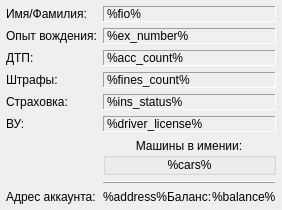
        <widget class="QFrame" name="ab_f">
         <property name="sizePolicy">
          <sizepolicy hsizetype="Expanding" vsizetype="Expanding">
           <horstretch>0</horstretch>
           <verstretch>0</verstretch>
          </sizepolicy>
         </property>
         <property name="frameShape">
          <enum>QFrame::NoFrame</enum>
         </property>
         <property name="frameShadow">
          <enum>QFrame::Raised</enum>
         </property>
         <layout class="QGridLayout" name="gridLayout">
          <property name="leftMargin">
           <number>6</number>
          </property>
          <property name="topMargin">
           <number>6</number>
          </property>
          <property name="rightMargin">
           <number>6</number>
          </property>
          <property name="bottomMargin">
           <number>6</number>
          </property>
          <item row="6" column="1">
           <widget class="QGroupBox" name="groupBox">
            <property name="sizePolicy">
             <sizepolicy hsizetype="Expanding" vsizetype="Expanding">
              <horstretch>0</horstretch>
              <verstretch>0</verstretch>
             </sizepolicy>
            </property>
            <property name="title">
             <string>Машины в имении:</string>
            </property>
            <property name="alignment">
             <set>Qt::AlignHCenter|Qt::AlignTop</set>
            </property>
            <property name="flat">
             <bool>true</bool>
            </property>
            <layout class="QVBoxLayout" name="verticalLayout">
             <property name="spacing">
              <number>0</number>
             </property>
             <property name="leftMargin">
              <number>0</number>
             </property>
             <property name="topMargin">
              <number>0</number>
             </property>
             <property name="rightMargin">
              <number>0</number>
             </property>
             <property name="bottomMargin">
              <number>0</number>
             </property>
             <item>
              <widget class="QLabel" name="cars">
               <property name="sizePolicy">
                <sizepolicy hsizetype="Expanding" vsizetype="Expanding">
                 <horstretch>0</horstretch>
                 <verstretch>0</verstretch>
                </sizepolicy>
               </property>
               <property name="text">
                <string>%cars%</string>
               </property>
               <property name="alignment">
                <set>Qt::AlignHCenter|Qt::AlignTop</set>
               </property>
              </widget>
             </item>
            </layout>
           </widget>
          </item>
          <item row="5" column="0">
           <widget class="QLabel" name="label_3">
            <property name="text">
             <string>ВУ:</string>
            </property>
           </widget>
          </item>
          <item row="8" column="0">
           <widget class="QLabel" name="label_10">
            <property name="text">
             <string>Адрес аккаунта:</string>
            </property>
           </widget>
          </item>
          <item row="2" column="0">
           <widget class="QLabel" name="label_5">
            <property name="text">
             <string>ДТП:</string>
            </property>
           </widget>
          </item>
          <item row="7" column="1">
           <widget class="Line" name="line">
            <property name="frameShadow">
             <enum>QFrame::Raised</enum>
            </property>
            <property name="orientation">
             <enum>Qt::Horizontal</enum>
            </property>
           </widget>
          </item>
          <item row="0" column="0">
           <widget class="QLabel" name="label_4">
            <property name="text">
             <string>Имя/Фамилия:</string>
            </property>
           </widget>
          </item>
          <item row="4" column="0">
           <widget class="QLabel" name="label_6">
            <property name="text">
             <string>Страховка:</string>
            </property>
           </widget>
          </item>
          <item row="3" column="1">
           <widget class="QLabel" name="fines_count">
            <property name="frameShape">
             <enum>QFrame::Panel</enum>
            </property>
            <property name="frameShadow">
             <enum>QFrame::Sunken</enum>
            </property>
            <property name="text">
             <string>%fines_count%</string>
            </property>
           </widget>
          </item>
          <item row="3" column="0">
           <widget class="QLabel" name="label_2">
            <property name="text">
             <string>Штрафы:</string>
            </property>
           </widget>
          </item>
          <item row="4" column="1">
           <widget class="QLabel" name="ins_status">
            <property name="sizePolicy">
             <sizepolicy hsizetype="Expanding" vsizetype="Fixed">
              <horstretch>0</horstretch>
              <verstretch>0</verstretch>
             </sizepolicy>
            </property>
            <property name="frameShape">
             <enum>QFrame::Panel</enum>
            </property>
            <property name="frameShadow">
             <enum>QFrame::Sunken</enum>
            </property>
            <property name="text">
             <string>%ins_status%</string>
            </property>
           </widget>
          </item>
          <item row="1" column="1">
           <widget class="QLabel" name="ex_number">
            <property name="sizePolicy">
             <sizepolicy hsizetype="Expanding" vsizetype="Fixed">
              <horstretch>0</horstretch>
              <verstretch>0</verstretch>
             </sizepolicy>
            </property>
            <property name="frameShape">
             <enum>QFrame::Panel</enum>
            </property>
            <property name="frameShadow">
             <enum>QFrame::Sunken</enum>
            </property>
            <property name="text">
             <string>%ex_number%</string>
            </property>
           </widget>
          </item>
          <item row="0" column="1">
           <widget class="QLabel" name="fio">
            <property name="sizePolicy">
             <sizepolicy hsizetype="Expanding" vsizetype="Fixed">
              <horstretch>0</horstretch>
              <verstretch>0</verstretch>
             </sizepolicy>
            </property>
            <property name="frameShape">
             <enum>QFrame::Panel</enum>
            </property>
            <property name="frameShadow">
             <enum>QFrame::Sunken</enum>
            </property>
            <property name="text">
             <string>%fio%</string>
            </property>
           </widget>
          </item>
          <item row="2" column="1">
           <widget class="QLabel" name="acc_count">
            <property name="sizePolicy">
             <sizepolicy hsizetype="Expanding" vsizetype="Fixed">
              <horstretch>0</horstretch>
              <verstretch>0</verstretch>
             </sizepolicy>
            </property>
            <property name="frameShape">
             <enum>QFrame::Panel</enum>
            </property>
            <property name="frameShadow">
             <enum>QFrame::Sunken</enum>
            </property>
            <property name="text">
             <string>%acc_count%</string>
            </property>
           </widget>
          </item>
          <item row="1" column="0">
           <widget class="QLabel" name="label_7">
            <property name="text">
             <string>Опыт вождения:</string>
            </property>
           </widget>
          </item>
          <item row="8" column="1">
           <layout class="QHBoxLayout" name="horizontalLayout_2">
            <property name="spacing">
             <number>0</number>
            </property>
            <item>
             <widget class="QLabel" name="address">
              <property name="text">
               <string>%address%</string>
              </property>
             </widget>
            </item>
            <item>
             <spacer name="horizontalSpacer">
              <property name="orientation">
               <enum>Qt::Horizontal</enum>
              </property>
              <property name="sizeHint" stdset="0">
               <size>
                <width>0</width>
                <height>0</height>
               </size>
              </property>
             </spacer>
            </item>
            <item>
             <widget class="QLabel" name="label_11">
              <property name="text">
               <string>Баланс:</string>
              </property>
             </widget>
            </item>
            <item>
             <widget class="QLabel" name="ad_bal">
              <property name="text">
               <string>%balance%</string>
              </property>
             </widget>
            </item>
           </layout>
          </item>
          <item row="5" column="1">
           <widget class="QLabel" name="driver_license">
            <property name="frameShape">
             <enum>QFrame::Panel</enum>
            </property>
            <property name="frameShadow">
             <enum>QFrame::Sunken</enum>
            </property>
            <property name="text">
             <string>%driver_license%</string>
            </property>
           </widget>
          </item>
         </layout>
        </widget>
